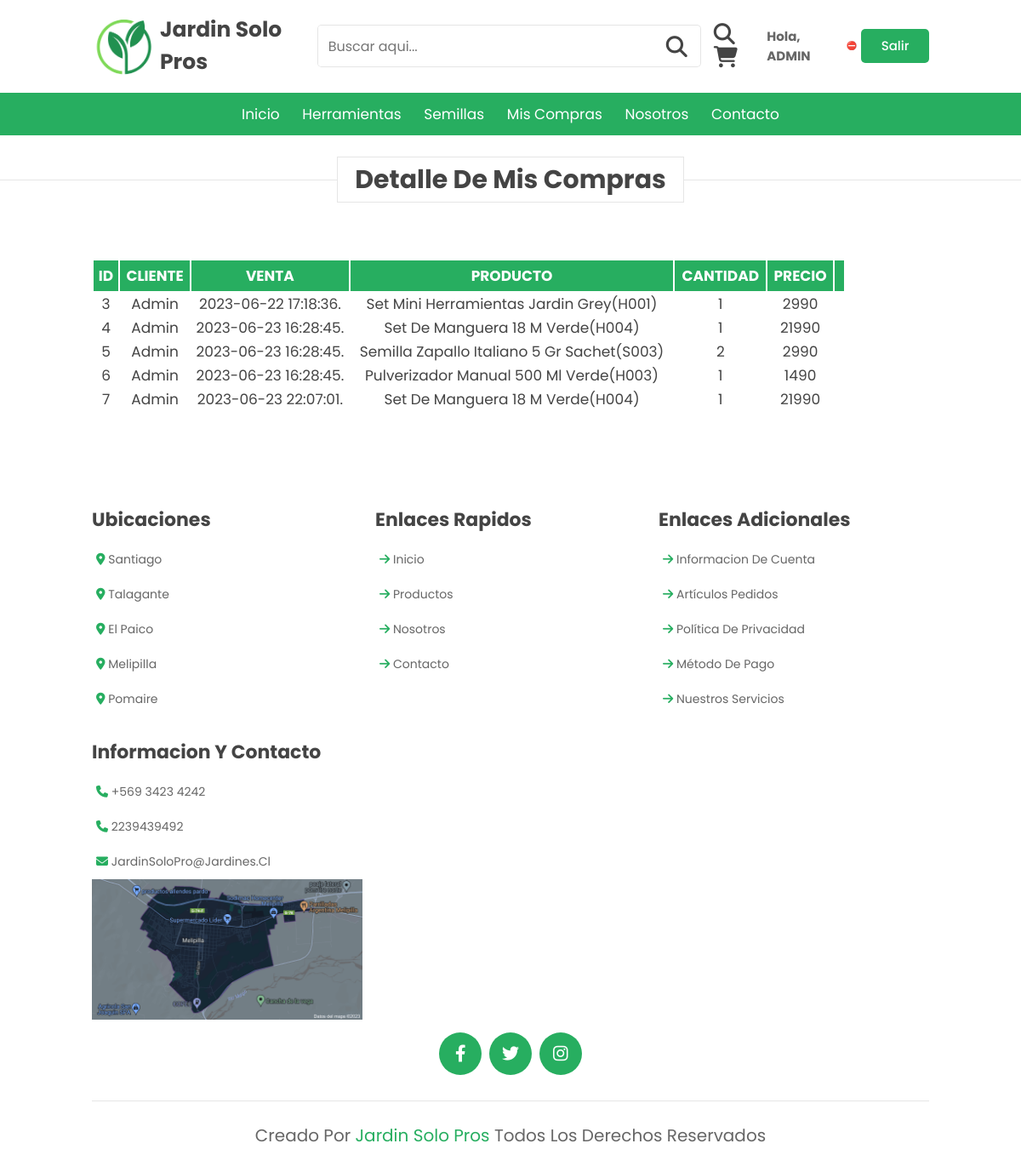
The page /detalle (signed in) on the database its author committed.
### core/models.py (models this page shows, shortened)
class Detalleventa(models.Model):
    id = models.AutoField(primary_key=True)
    cliente = models.ForeignKey(to=User, on_delete=models.CASCADE, null=True)
    venta = models.ForeignKey(to=Venta, on_delete=models.CASCADE)
    producto = models.ForeignKey(to=Producto, on_delete=models.CASCADE)
    cantidad = models.IntegerField()
    precio = models.IntegerField()

class Venta(models.Model):
    id = models.AutoField(primary_key=True)
    fecha = models.DateTimeField(default=datetime.now())
    cliente = models.ForeignKey(to=User, on_delete=models.CASCADE)
    total = models.IntegerField()
    estado = models.CharField(max_length=20, default="EN PREPARACION")
    def __str__(self):
        return str(self.fecha)[0:20]

class Producto(models.Model):
    codigo = models.CharField(max_length=6, primary_key=True)
    detalle = models.CharField(max_length=200)
    precio = models.IntegerField()
    stock = models.IntegerField()
    oferta = models.BooleanField()
    imagen = models.CharField(max_length=200)
    categoria = models.CharField(max_length=20, default="semilla")
    destacado = models.BooleanField(default=False)
    def __str__(self):
        return self.detalle+"("+self.codigo+")"

### core/views.py (the view)
# urls.py: path('detalle', detalle, name="detalle"),
def detalle(request):
    if not request.user.is_authenticated:
        return redirect(to="login")
    detalles = Detalleventa.objects.filter(cliente=request.user)
    return render(request, 'core/detalle.html', {"detalles":detalles})

### core/templates/core/detalle.html
{% extends 'core/base.html' %}
{% load static%}
{% block content%}
<h1 class="heading-pag"><span>Detalle de Mis compras</span></h1>
<section class="contenedor">
    <table>
      <thead>
        <tr>
          <th>ID</th>
          <th>CLIENTE</th>
          <th>VENTA</th>
          <th>PRODUCTO</th>
          <th>CANTIDAD</th>
          <th>PRECIO</th>
          <th></th>
        </tr>
      </thead>
      <tbody>
        {% for detalle in detalles %}
            <tr>
              <td>{{ detalle.id }}</td>
              <td>{{ detalle.cliente }}</td>
              <td>{{ detalle.venta }}</td>
              <td>{{ detalle.producto }}</td>
              <td>{{ detalle.cantidad }}</td>
              <td>{{ detalle.precio }}</td>
            </tr>
        {% endfor %}
      </tbody>
    </table>
</section>
{% endblock %}

### core/templates/core/base.html (shortened to what this page needs)
{% load static %}
<!DOCTYPE html>
<html lang="en">
<head>
  <link rel="stylesheet" href="{% static 'style.css' %}">
  <link rel="stylesheet" href="https://cdnjs.cloudflare.com/ajax/libs/font-awesome/6.4.0/css/all.min.css">
  <link rel="stylesheet" href="https://cdn.jsdelivr.net/npm/swiper@9/swiper-bundle.min.css" />
</head>
<body>
  <header class="header">
    <div class="header-1">
      <img src="{% static 'img/inicio/jardineria2.0.a.png' %}" alt="">
      <a href="{% url 'home' %}" class="logo"></i> Jardin Solo Pros</a>
      <form action="" class="search-bucar">
        <input type="search" name="" placeholder="Buscar aqui..." id="search0-box">
        <label for="search-box" class="fas fa-search"></label>
      </form>
      <div class="icons">
        <div id="search-btn" class="fas fa-search"></div>
        <a href="{% url 'carrito' %}" class="fas fa-shopping-cart"></a>
      </div>
      <div class="usuario">
        {% if user.is_authenticated %}
        <h1 class="ingreso" >Hola, {{ user.username | upper }}</h1>
              {% if suscrito %}
                  ✅
              {% else %}
                  ⛔
              {% endif %}
          <a href="{% url 'logout' %}">Salir</a>
        {% else %}
          <a href="{% url 'login' %}">Login</a>
          <a href="{% url 'registro' %}">Registro</a>
        {% endif %}
      </div>
    </div>
    <div class="header-2">
      <nav class="navbar">
        <a href="{% url 'home' %}">Inicio</a>
        <a href="{% url 'herramientas' %}">Herramientas</a>
        <a href="{% url 'semillas' %}">Semillas</a>
        <a href="{% url 'historial' %}">Mis compras</a>
        <a href="#arrivals">Nosotros</a>
        <a href="#reviews">Contacto</a>
      </nav>
    </div>
  </header>
</body>
{% block content %}
{% endblock %}
<section class="footer">
    <div class="box-container">
      <div class="box">
        <h3>Ubicaciones</h3>
        <a href="#"><i class="fas fa-map-marker-alt"></i> Santiago</a>
        <a href="#"><i class="fas fa-map-marker-alt"></i> Talagante</a>
        <a href="#"><i class="fas fa-map-marker-alt"></i> El paico</a>
        <a href="#"><i class="fas fa-map-marker-alt"></i> Melipilla</a>
        <a href="#"><i class="fas fa-map-marker-alt"></i> Pomaire</a>
      </div>
      <div class="box">
        <h3>Enlaces Rapidos</h3>
        <a href="#"> <i class="fas fa-arrow-right"> </i> Inicio</a>
        <a href="#"> <i class="fas fa-arrow-right"> </i> Productos</a>
        <a href="#"> <i class="fas fa-arrow-right"> </i> Nosotros</a>
        <a href="#"> <i class="fas fa-arrow-right"> </i> Contacto</a>
      </div>
      <div class="box">
        <h3>Enlaces adicionales</h3>
        <a href="#"> <i class="fas fa-arrow-right"> </i> informacion de cuenta</a>
        <a href="#"> <i class="fas fa-arrow-right"> </i> artículos pedidos</a>
        <a href="#"> <i class="fas fa-arrow-right"> </i> política de privacidad</a>
        <a href="#"> <i class="fas fa-arrow-right"> </i> método de pago</a>
        <a href="#"> <i class="fas fa-arrow-right"> </i> Nuestros servicios</a>
      </div>
      <div class="box">
        <h3>Informacion Y Contacto</h3>
        <a href="#"> <i class="fas fa-phone"> </i> +569 3423 4242</a>
        <a href="#"> <i class="fas fa-phone"> </i> 2239439492</a>
        <a href="#"> <i class="fas fa-envelope"> </i> jardinSoloPro@jardines.cl</a>
        <img src="{% static 'img/mapa.png' %}" class="map" alt="">
      </div>
    </div>
    <div class="share">
      <a href="#" class="fab fa-facebook-f"></a>
      <a href="#" class="fab fa-twitter"></a>
      <a href="#" class="fab fa-instagram"></a>
    </div>
    <div class="credit"> Creado por <span>Jardin Solo Pros</span> Todos los derechos reservados </div>
</section>

### core/static/style.css (style rules this page uses)
:root { --green:#27ae60; --dark-color:#219150; --black:#444; --light-color:#666; --border:.1rem solid rgba(0,0,0,.1); --border-hover:.1rem solid var(--black); --box-shadow:0 .5rem 1rem rgba(0,0,0,.1); }
* { font-family: 'Poppins', sans-serif; margin:0; padding: 0; box-sizing: border-box; outline: none; text-decoration: none; text-transform: capitalize; transition:all .2s linear; transition: widht none; }
html { font-size: 62.5%; overflow-x: hidden; scroll-padding-top: 5rem; scroll-behavior: smooth; }
section { padding: 5rem 9%; }
.heading-pag { text-align: center; margin-bottom: 2rem; margin-top: 3rem; position: relative; }
.heading-pag::before { content: ''; position: absolute; top: 50%; left: 0; transform: translateY(-50%); width: 100%; height: .01rem; background: rgba(0,0,0,.1); z-index: -1; }
.heading-pag span { font-size: 3rem; padding: .5rem 2rem; color: var(--black); background: #fff; border: var(--border); }
.header .header-1 { background: #fff; padding: 1.5rem 9%; display: flex; align-items: center; justify-content: space-between; }
.header-1 img { max-width: 80px; }
.header .header-1 .logo { font-size: 2.5rem; font-weight: bolder; color: var(--black); }
.header .header-1 .search-bucar { width: 50rem; height: 5rem; border: var(--border); overflow: hidden; background: #fff; display: flex; align-items: center; border-radius: .5rem; }
.header .header-1 .search-bucar input { font-size: 1.6rem; padding: 0 1.2rem; height: 100%; width: 100%; text-transform: none; color: var(--black); border: none; }
.header .header-1 .search-bucar label { font-size: 2.5rem; padding-right: 1.5rem; color: var(--black); cursor: pointer; }
.header .header-1 .icons div, .header .header-1 .icons a { font-size: 2.5rem; margin-left: 1.5rem; color: var(--black); cursor: pointer; }
.header .header-2 { background: var(--green); }
.header .header-2 .navbar { text-align: center; }
.header .header-2 .navbar a { color: #fff; display: inline-block; padding: 1.2rem; font-size: 1.7rem; }
.footer .box-container { display: grid; grid-template-columns: repeat(auto-fit, minmax(25rem, 1fr)); gap: 1.5rem; }
.footer .box-container .box h3 { font-size: 2.2rem; color: var(--black); padding: 1rem 0; }
.footer .box-container .box a { display: block; font-size: 1.4rem; color: var(--light-color); padding: 1rem 0; }
.footer .box-container .box a i { color: var(--green); padding-left: .5rem; }
.footer .box-container .box .map { width: 100%; }
.footer .share { padding: 1rem 0; text-align: center; }
.footer .share a { height: 5rem; width: 5rem; line-height: 5rem; font-size: 2rem; color: #fff; background: var(--green); margin: 0 .3rem; border-radius: 50%; }
.footer .credit { border-top: var(--border); margin-top: 2rem; padding: 0 1rem; padding-top: 2.5rem; font-size: 2rem; color: var(--light-color); text-align: center; }
.footer .credit span { color: var(--green); }
.usuario { height: 100%; display: flex; column-gap: 5px; align-items: center; }
.usuario >a { color: #ffffff; display: block; height: 40px; background-color: #27ae60; width: 90px; text-align: center; line-height: 40px; text-decoration: none; transition-duration: 0.5s; border-radius: 0.5rem; font-size: 15px; font-weight: 500; }
table { width: 90%; }
thead { background-color: #27ae60; color: #ffffff; height: 30px; text-align: center; }
th { padding: 5px; font-size: 1.7rem; }
td { text-align: center; font-size: 1.7rem; color: var(--black); }
.ingreso { color: var(--light-color); font-size: 15px; margin-right: 5px; }

### rows shown on the page
Detalleventa: id "3", cliente "Admin", venta "2023-06-22 17:18:36.", producto "Set Mini Herramientas Jardin Grey(H001)", cantidad "1", precio "2990"
Detalleventa: id "4", cliente "Admin", venta "2023-06-23 16:28:45.", producto "Set De Manguera 18 M Verde(H004)", cantidad "1", precio "21990"
Detalleventa: id "5", cliente "Admin", venta "2023-06-23 16:28:45.", producto "Semilla Zapallo Italiano 5 Gr Sachet(S003)", cantidad "2", precio "2990"
Detalleventa: id "6", cliente "Admin", venta "2023-06-23 16:28:45.", producto "Pulverizador Manual 500 Ml Verde(H003)", cantidad "1", precio "1490"
Detalleventa: id "7", cliente "Admin", venta "2023-06-23 22:07:01.", producto "Set De Manguera 18 M Verde(H004)", cantidad "1", precio "21990"

### other values the page prints
{{ user.username | upper }} "ADMIN"
